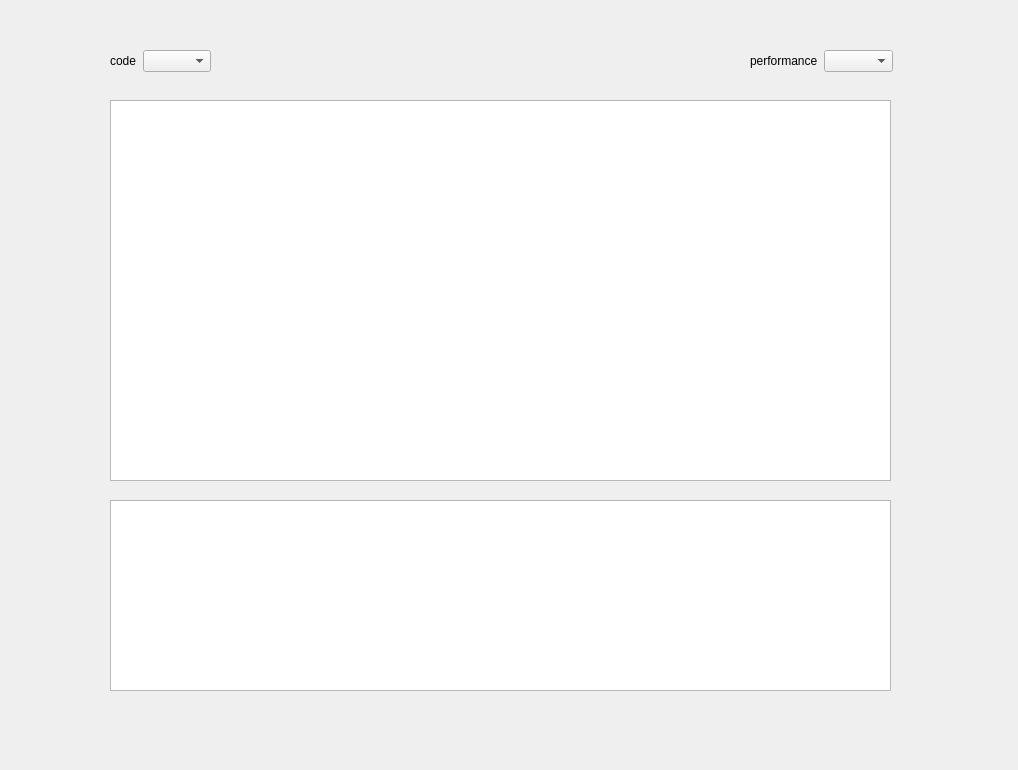
<?xml version="1.0" encoding="UTF-8"?>
<ui version="4.0">
 <class>Form</class>
 <widget class="QWidget" name="Form">
  <property name="geometry">
   <rect>
    <x>0</x>
    <y>0</y>
    <width>1018</width>
    <height>770</height>
   </rect>
  </property>
  <property name="windowTitle">
   <string>Form</string>
  </property>
  <widget class="QGraphicsView" name="graphicsView">
   <property name="geometry">
    <rect>
     <x>110</x>
     <y>100</y>
     <width>781</width>
     <height>381</height>
    </rect>
   </property>
  </widget>
  <widget class="QWidget" name="layoutWidget">
   <property name="geometry">
    <rect>
     <x>750</x>
     <y>50</y>
     <width>143</width>
     <height>22</height>
    </rect>
   </property>
   <layout class="QHBoxLayout" name="horizontalLayout_2">
    <item>
     <widget class="QLabel" name="label_2">
      <property name="text">
       <string>performance</string>
      </property>
     </widget>
    </item>
    <item>
     <widget class="QComboBox" name="comboBox_2"/>
    </item>
   </layout>
  </widget>
  <widget class="QTableWidget" name="tableWidget">
   <property name="geometry">
    <rect>
     <x>110</x>
     <y>500</y>
     <width>781</width>
     <height>191</height>
    </rect>
   </property>
  </widget>
  <widget class="QWidget" name="">
   <property name="geometry">
    <rect>
     <x>110</x>
     <y>50</y>
     <width>101</width>
     <height>22</height>
    </rect>
   </property>
   <layout class="QHBoxLayout" name="horizontalLayout">
    <item>
     <widget class="QLabel" name="label">
      <property name="text">
       <string>code</string>
      </property>
     </widget>
    </item>
    <item>
     <widget class="QComboBox" name="comboBox"/>
    </item>
   </layout>
  </widget>
 </widget>
 <resources/>
 <connections/>
</ui>
